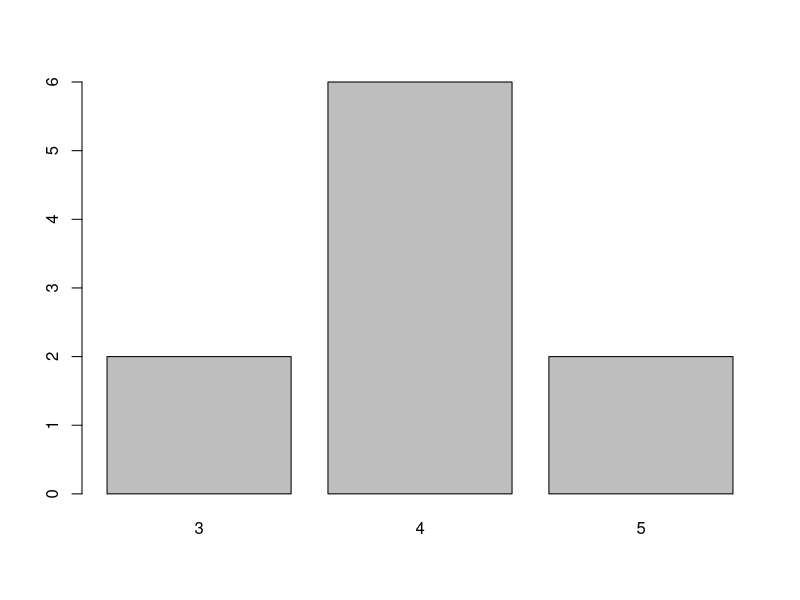
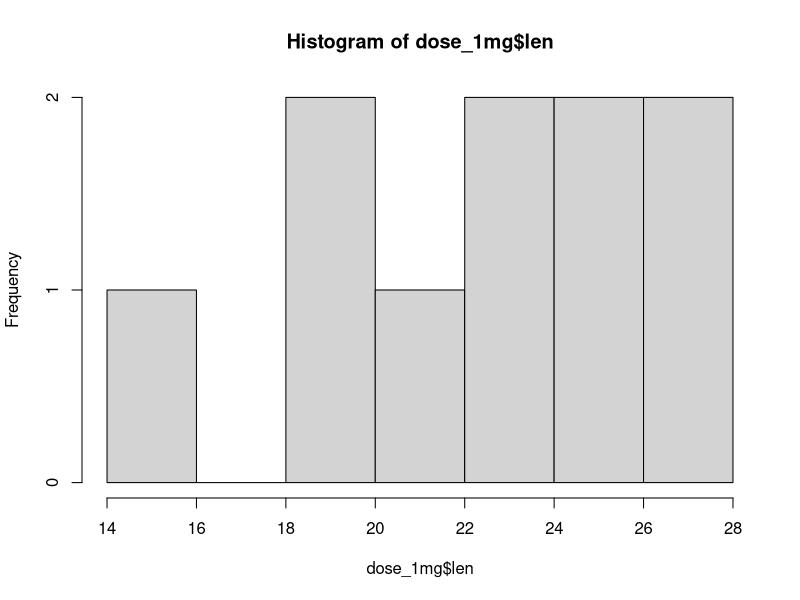
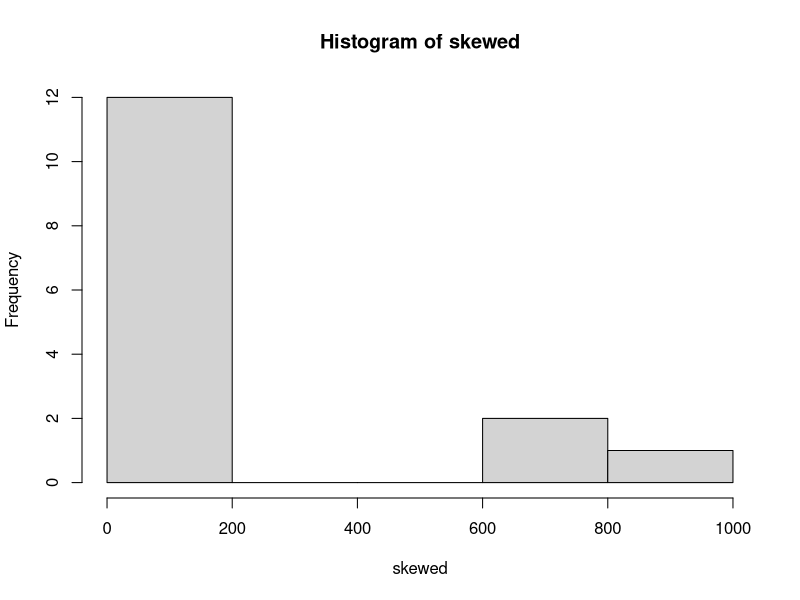

The R script that drew these images, in order:
## ---- chunk 1
# Load the built-in dataset
data(ToothGrowth)
# Rename it to look more concise
dataset <- ToothGrowth
# Display the first 6 (default) rows
head(dataset)
## ---- chunk 2
integers <- c(4, 3, 4, 4, 5, 4, 5, 3, 4, 4)
mean(integers)
## ---- chunk 3
barplot(table(integers))
## ---- chunk 4
mean(dataset$len)
## ---- chunk 5
library(dplyr)
## ---- chunk 6
dose_1mg <- dataset %>% 
  filter(dose == 1) %>% 
  filter(supp == "OJ")
## ---- chunk 7
table(dose_1mg)
## ---- chunk 8
mean(dose_1mg$len)
## ---- chunk 9
dose_1mg_summary <- dataset %>% 
  filter(dose == 1) %>% 
  filter(supp == "OJ") %>% 
  summarise(mean_len = mean(len))
## ---- chunk 10
dataset %>%
  group_by(dose, supp) %>%
  summarise(mean_len = mean(len))
## ---- chunk 11
dataset %>%
  group_by(dose, supp)
## ---- chunk 12
hist(dose_1mg$len)
## ---- chunk 13
median(dose_1mg$len)
## ---- chunk 14
median(integers)
## ---- chunk 15
dataset %>% 
  group_by(dose, supp) %>% 
  summarise(average = mean(len), 
            median = median(len))
## ---- chunk 16
# For instance fish length in a lake
skewed <- c(13, 15, 14, 16, 14, 15, 14, 13, 12, 7, 9, 10, 900, 789, 670)
## ---- chunk 17
hist(skewed)
## ---- chunk 18
mean(skewed)
## ---- chunk 19
median(skewed)
## ---- chunk 20
data("mtcars")
## ---- chunk 21
# Mode calculation here performed without the use of any built-in functions =(
transmission <- mtcars %>%
                group_by(am) %>%             
                summarise(count = n()) %>%    
                filter(count == max(count)) %>%
                pull(am) 

if (transmission == 0) {print("automatic")} else {print("manual")}
## ---- chunk 22
# reframe == summarise but for one column 
mtcars %>%
  reframe(range_mpg = range(mpg))
## ---- chunk 23
range(skewed)
## ---- chunk 24
dataset %>% 
  group_by(dose, supp) %>% 
  summarise(variance = var(len),
            average = mean(len),
            median = median(len), 
            range = range(len))
## ---- chunk 25
dataset %>% 
  group_by(dose, supp) %>% 
  summarise(variance = var(len),
            sd = sd(len),
            average = mean(len),
            median = median(len), 
            range = range(len))
## ---- chunk 26
dataset %>% 
  group_by(dose, supp) %>% 
  summarise(variance = var(len),
            sd = sd(len),
            average = mean(len),
            cv = round(sd(len)/mean(len)*100, 1)) %>%
  mutate(cv = paste0(cv, "%"))
## ---- chunk 27

